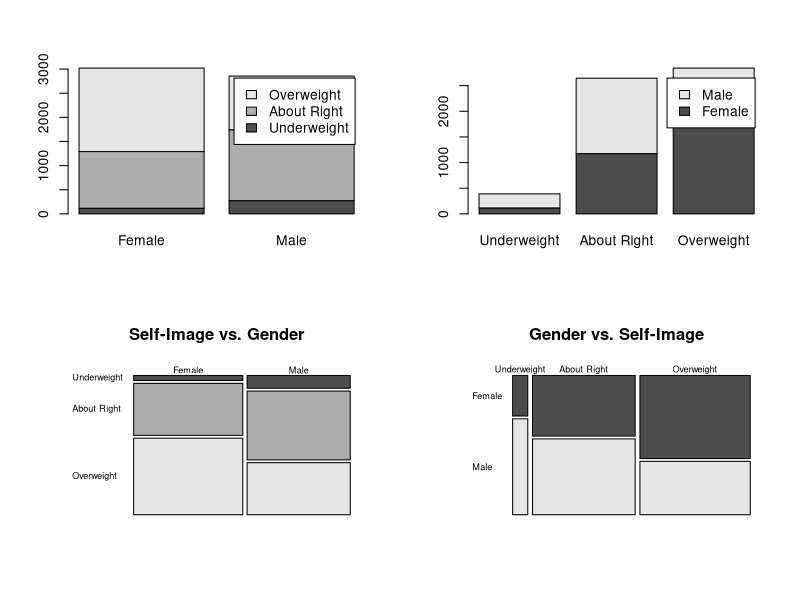

Write the R code that produced this figure.
## ---- chunk 1
selfImage = matrix(c(116,274,1175,1469,1730,1112),ncol=2,byrow=T)
colnames(selfImage)=c('Female','Male')
rownames(selfImage)=c('Underweight','About Right','Overweight')
selfImage
## ---- chunk 2
par(mfrow=c(2,2))
barplot(selfImage,legend=T)
barplot(t(selfImage),legend=T)
mosaicplot(t(selfImage),color=T,las=1,main="Self-Image vs. Gender")
mosaicplot(selfImage,color=T,las=1,main="Gender vs. Self-Image")
## ---- chunk 3
chisq.test(selfImage)
